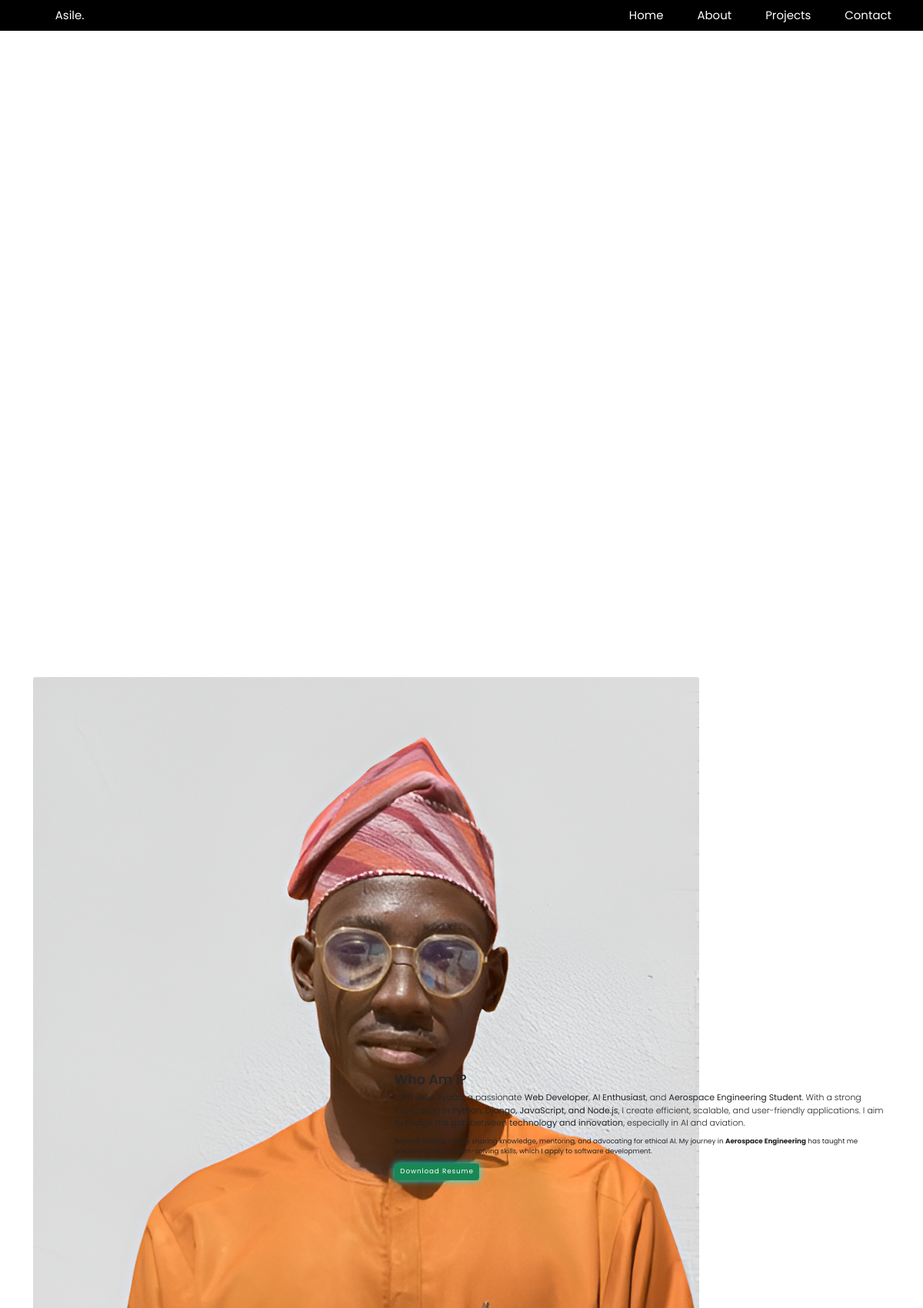
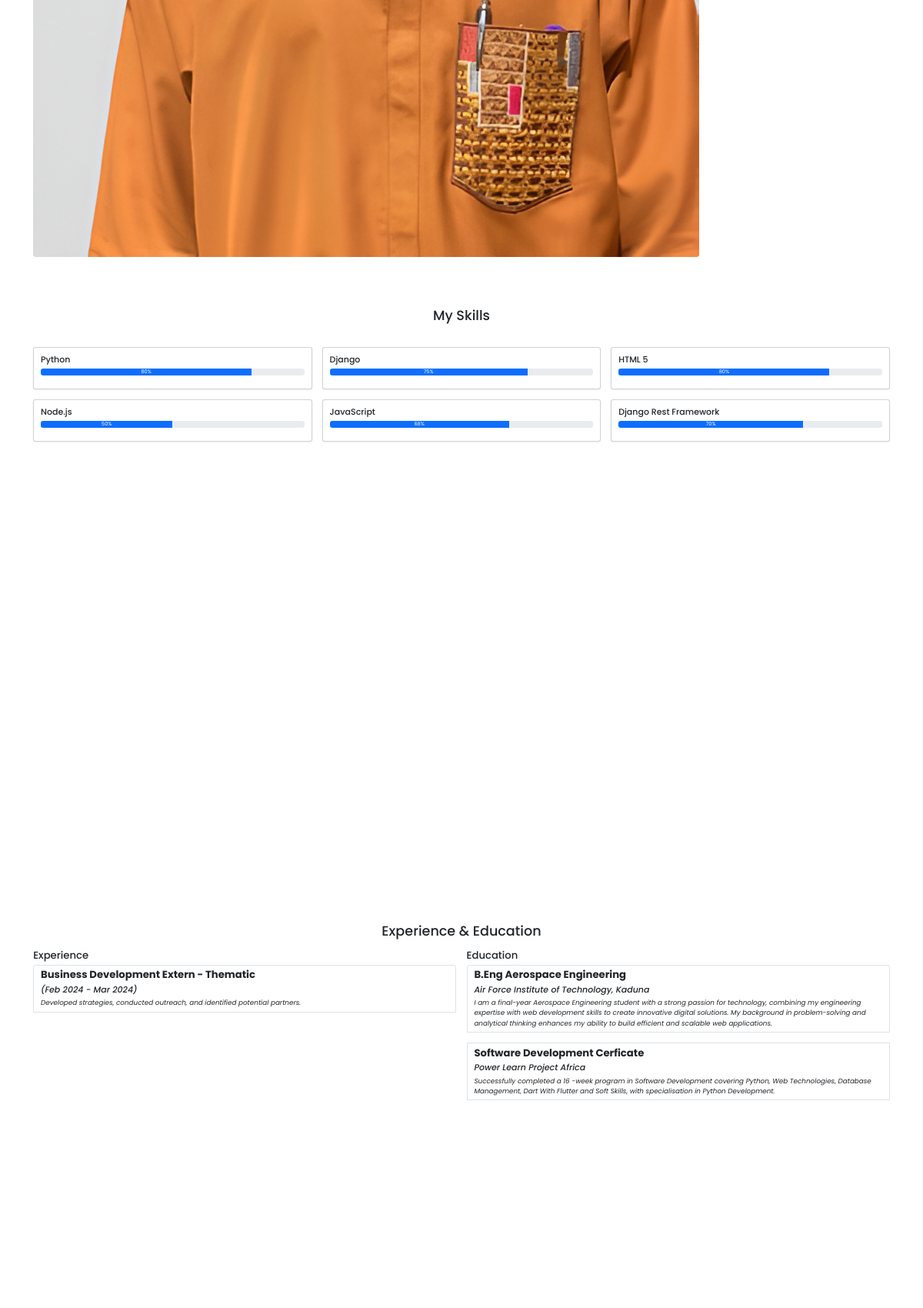
The page /about/ (upper part) on the database its author committed (2 pictures, top to bottom).
### portfolio/models.py (models this page shows, shortened)
class Profile(models.Model):
    name = models.CharField(max_length=100, default="Asile Ayuba")
    profile_image = models.ImageField(upload_to="profile_images/")
    resume = models.FileField(upload_to="resumes/")

class Skill(models.Model):
    name = models.CharField(max_length=100)
    progress = models.PositiveIntegerField(help_text="Skill proficiency in percentage (1-100)")

class Experience(models.Model):
    title = models.CharField(max_length=255)
    company = models.CharField(max_length=255)
    start_date = models.CharField(max_length=50)
    end_date = models.CharField(max_length=50, blank=True, null=True)
    description = models.TextField()

class Education(models.Model):
    degree = models.CharField(max_length=255)
    institution = models.CharField(max_length=255)
    description = models.TextField()

### portfolio/views.py (the view)
# urls.py: path('about/', views.about, name='about'),
def about(request):
    profile = Profile.objects.first()  # Assuming only one profile exists
    skills = Skill.objects.all()
    experiences = Experience.objects.all()
    education = Education.objects.all()
    return render(request, 'portfolio/about.html', {'skills': skills,
                                                    'experiences': experiences,
                                                    'education': education,
                                                    'profile': profile})

### portfolio/templates/portfolio/about.html (shortened to what this page needs)
{% extends 'base.html' %}
{% load static %}
  {% block content %}
<section class="about-hero text-center text-white d-flex align-items-center justify-content-center">
  <div>
    <h1 class="display-5 fw-bold">About Me</h1>
  </div>
</section>
<section class="container py-5">
  <div class="row align-items-center">
    <div class="col-md-5 text-center mb-4">
      <img
        src="{{ profile.profile_image.url }}"
        class="rounded float-start custom-img"
        alt="Profile Picture"
      />
    </div>
    <div class="col-md-7">
      <h2>Who Am I?</h2>
      <p class="lead">
        I am {{ profile.name }}, a passionate <b>Web Developer</b>,
        <b>AI Enthusiast</b>, and <b>Aerospace Engineering Student</b>. With a
        strong foundation in <b>Python, Django, JavaScript, and Node.js</b>, I
        create efficient, scalable, and user-friendly applications. I aim to
        bridge the gap between <b>technology and innovation</b>, especially in
        AI and aviation.
      </p>
      <p>
        Beyond coding, I enjoy sharing knowledge, mentoring, and advocating for
        ethical AI. My journey in <b>Aerospace Engineering</b> has taught me
        precision and problem-solving skills, which I apply to software
        development.
      </p>
      <a href="{{ profile.resume.url }}" class="btn btn-success">Download Resume</a>
    </div>
  </div>
</section>
<section class="container py-5">
  <div class="row">
    <div class="col-12 text-center mb-5">
      <h2>My Skills</h2>
    </div>
  </div>
  <div class="row">
    {% for skill in skills %}
      <div class="col-md-4 mb-4">
        <div class="card shadow-sm">
          <div class="card-body">
            <h5 class="card-title">{{ skill.name }}</h5>
            <div class="progress mb-3">
              <div
                class="progress-bar"
                role="progressbar"
                aria-valuenow="{{ skill.progress }}"
                aria-valuemin="0"
                aria-valuemax="100"
                style="width: {{ skill.progress }}%"
              >
                {{ skill.progress }}%
              </div>
            </div>
          </div>
        </div>
      </div>
    {% endfor %}
  </div>
</section>
<section class="container py-5">
  <h2 class="text-center mb-4">Experience & Education</h2>
  <div class="row">
    <div class="col-md-6">
      <h4>Experience</h4>
      <ul class="list-group">
        {% for experience in experiences %}
          <li class="list-group-item">
            <h4><strong>{{ experience.title }} - {{ experience.company }}</strong></h4>
            <h5><i>({{ experience.start_date }}{% if experience.end_date %} - {{ experience.end_date }}{% else %} - Ongoing{% endif %})
            </i></h5><i>
            {{ experience.description }}
            </i></li><br>
        {% empty %}
          <li class="list-group-item">No experience added yet.</li>
        {% endfor %}
      </ul>
    </div>
    <div class="col-md-6">
      <h4>Education</h4>
      <ul class="list-group">
        {% for edu in education %}
          <li class="list-group-item">
            <h4><strong>{{ edu.degree }}</strong></h4><h5><i>
            {{ edu.institution }} </i></h5><i>
            {{ edu.description }}
            </i></li><br>
        {% empty %}
          <li class="list-group-item">No education details added yet.</li>
        {% endfor %}
      </ul>
    </div>
  </div>
</section>
{% endblock %}

### static/css/style.css (style rules this page uses)
* { margin: 0; padding: 0; box-sizing: border-box; text-decoration: none; border: none; outline: none; scroll-behavior: smooth; font-family: 'Poppins', sans-serif; }
:root { --bg-color: #1f242d; --second-bg-color: #323946; --text-color: #fff; --main-color: #0ef; }
html { font-size: 62.5%; overflow-x: hidden; }
section { min-height: 100vh; padding: 10rem 9% 2rem; }
body { background: var(--bg-color); color: var(--text-color); }
.btn { display: inline-block; padding: 1rem 2.8rem; background: var(--main-color); border-radius: 4rem; box-shadow: 0 0 1rem var(--main-color); font-size: 1.6rem; color: var(--second-bg-color); letter-spacing: .1rem; font-weight: 600; transition: .5s ease; }
@media (max-width: 1200px) { html { font-size: 55%; } }

### rows shown on the page
Profile: profile_image (picture), name "Asile Ayuba"
Skill: name "Python", progress "80"
Skill: name "Django", progress "75"
Skill: name "HTML 5", progress "80"
Skill: name "Node.js", progress "50"
Skill: name "JavaScript", progress "68"
Skill: name "Django Rest Framework", progress "70"
Experience: title "Business Development Extern", company "Thematic", start_date "Feb 2024", end_date "Mar 2024", description "Developed strategies, conducted outreach, and identified potential partners."
Education: degree "B.Eng Aerospace Engineering", institution "Air Force Institute of Technology, Kaduna", description "I am a final-year Aerospace Engineering student with a strong passion for technology, combining my engineering expertise with web development skills to create innovative digital solutions. My background in problem-solving and analytical thinking enhances my ability to build efficient and scalable web applications."
Education: degree "Software Development Cerficate", institution "Power Learn Project Africa", description "Successfully completed a 16 -week program in Software Development covering Python, Web Technologies, Database Management, Dart With Flutter and Soft Skills, with specialisation in Python Development."
